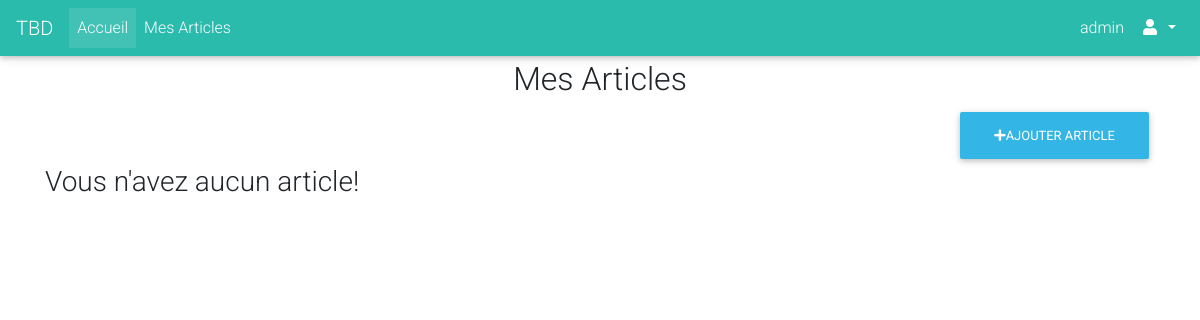
Before: /my-articles/ (signed in) with the older database file.
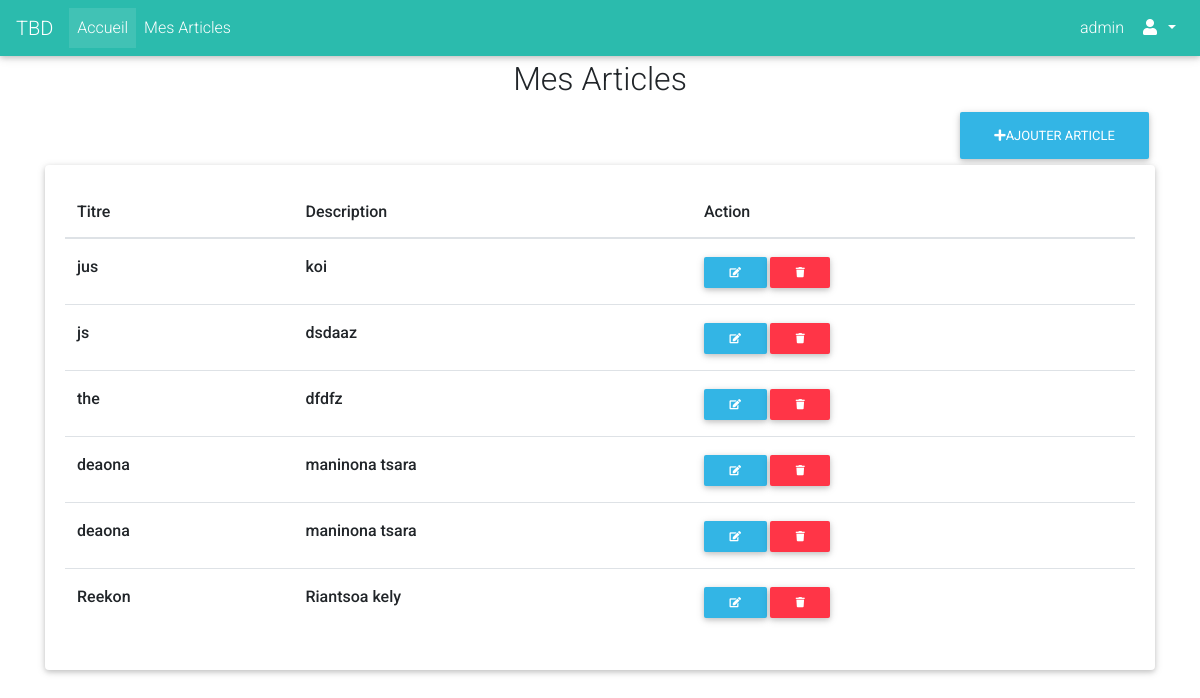
After: the same page with the newer database file.
### blog/models.py (models this page shows, shortened)
class Article(models.Model):
    user = models.ForeignKey(User,on_delete=models.CASCADE,null=True)
    title = models.CharField(max_length=50)
    category = models.ForeignKey(Category, on_delete=models.CASCADE)
    descript = models.TextField()
    image = models.ImageField(null=True,blank=True)
    created_at = models.DateTimeField(auto_now_add=True)
    updated_at = models.DateTimeField(auto_now=True)
    def __str__(self):
        return self.title

### app_admin/views.py (the view)
# urls.py: path('my-articles/',user_article,name='my_articles'),
def user_article(request):
     if not request.user.is_authenticated:
          return redirect('home')
     list_articles = Article.objects.filter(user=request.user)
     return render(request,'my-articles.html',{'list_articles':list_articles})

### app_admin/templates/my-articles.html
{% extends 'partials/base.html' %}
{% block content %}
<div class="container">
    <div class="row">
        <div class="col-md-12 text-center"><h2>Mes Articles</h2></div>
        <div class="col-md-12">
            <a href="{% url 'ajouter_article' %}" class="btn btn-info float-right"><i class="fas fa-plus"></i>Ajouter article</a>
        </div>
        <div class="col-md-12">
            {% if list_articles %}
            <div class="card">
                <div class="card-body">
                    <Table class="table table-hover">
                        <thead>
                            <tr>
                                <th class="h6">Titre</th>
                                <th class="h6">Description</th>
                                <th class="h6">Action</th>
                            </tr>
                        </thead>
                        <tbody>
                            {% for article in list_articles %}
                            <tr>
                                <td class="h6"><a href="" >{{article}}</a></td>
                                <td class="h6"><a href="" >{{article.descript}}</a></td>
                                <td>
                                    <a href="{% url 'update_article' pk=article.pk %}" class="btn btn-info btn-sm"><i class="fas fa-edit"></i></a>
                                    <a href="{% url 'delete_article' pk=article.pk %}" class="btn btn-danger btn-sm"><i class="fas fa-trash"></i></a>
                                </td>
                            </tr>
                            {% endfor %}
                        </tbody>
                    </Table>
                </div>
            </div>
            {% else %}
            <h3>Vous n'avez aucun article!</h3>
            {% endif %}
        </div>
    </div>
</div>
{% endblock %}

### app_admin/templates/partials/base.html (shortened to what this page needs)
<!DOCTYPE html>
{% load static %}
<html lang="en">
<head>
    <link rel="stylesheet" href="https://use.fontawesome.com/releases/v5.11.2/css/all.css">
    <link rel="stylesheet" href="{% static 'css/bootstrap.min.css' %}">
    <link rel="stylesheet" href="{% static 'css/mdb.min.css' %}">
</head>
<body>
    {% include '_navadmin.html' %}
    {% block content %}
    {% endblock %}
</body>
</html>

### app_admin/templates/_navadmin.html (shortened to what this page needs)
<nav class="mb-1 navbar navbar-expand-lg navbar-dark default-color">
  <a class="navbar-brand" href="#">TBD</a>
  <div class="collapse navbar-collapse" id="navbarSupportedContent-333">
    <ul class="navbar-nav mr-auto">
      <li class="nav-item active">
        <a class="nav-link" href="{% url 'home' %}">Accueil
        </a>
      </li>
      <li class="nav-item">
        <a class="nav-link" href="{% url 'my_articles' %}">Mes Articles</a>
      </li>
    </ul>
    <ul class="navbar-nav ml-auto nav-flex-icons">
      {% if user.is_authenticated %}
      <li class="nav-item">
        <span class="nav-link">{{user.username}}</span>
      </li>
      {% endif %}
      <li class="nav-item dropdown">
        <a class="nav-link dropdown-toggle" id="navbarDropdownMenuLink-333" data-toggle="dropdown"
          aria-haspopup="true" aria-expanded="false">
          <i class="fas fa-user"></i>
        </a>
      </li>
    </ul>
  </div>
</nav>

Changed rows visible on the page:
added Article: title "jus", descript "koi"
added Article: title "js", descript "dsdaaz"
added Article: title "the", descript "dfdfz"
added Article: title "deaona", descript "maninona tsara"
added Article: title "deaona", descript "maninona tsara"
added Article: title "Reekon", descript "Riantsoa kely"
Other visible differences:
text no longer shown: "Vous n'avez aucun article!"
text now shown: "Titre Description Action"
